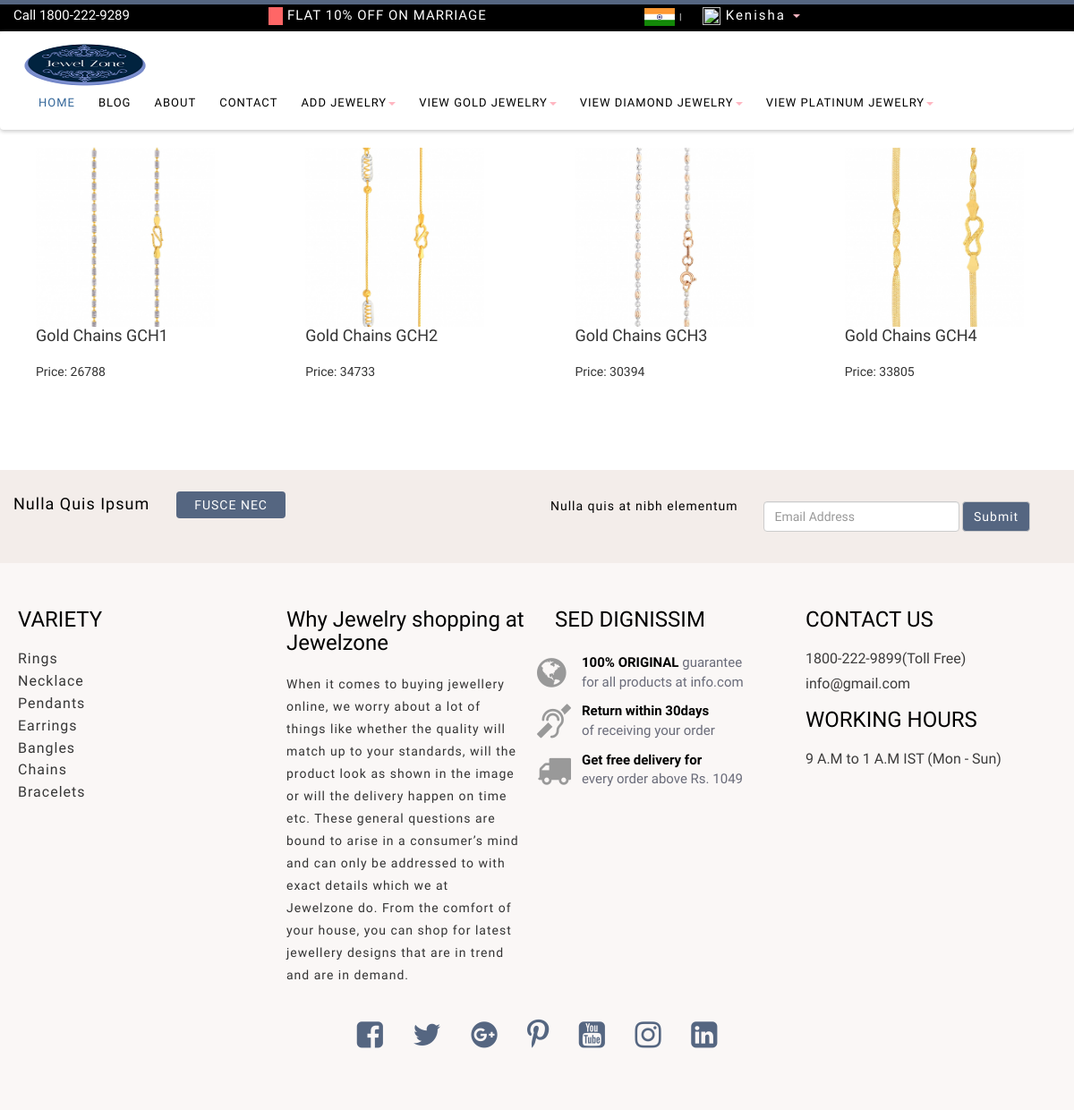
Page /view_gold_chains/ (signed in) on the committed database.
### jewelzone/models.py (models this page shows, shortened)
class User(models.Model):
    fname = models.CharField(max_length=50)
    lname = models.CharField(max_length=50)
    email = models.CharField(max_length=50)
    mobile = models.CharField(max_length=50)
    password = models.CharField(max_length=50)
    cpassword = models.CharField(max_length=50)
    usertype = models.CharField(max_length=50,default="user")
    user_image = models.ImageField(upload_to='user_image/',default='')

class Gold_jewelry(models.Model):
    CHOICES = (
        ("rings",'rings'),
        ("necklace",'necklace'),
        ("earrings",'earrings'),
        ("pendants",'pendants'),
        ("bangles",'bangles'),
        ("bracelet",'bracelet'),
        ("chains",'chains'),
    )
    METAL_COLOUR = (
        ("yellow",'yellow'),
        ("rose",'rose'),
        ("two_tone",'two_tone'),
    )
    GENDER = (
        ("men",'men'),
        ("women",'women'),
    )
    gold_category = models.CharField(max_length=50,choices=CHOICES,default="")
    gold_name = models.CharField(max_length=40)
    gold_des_code = models.CharField(max_length=10)
    gold_price = models.CharField(max_length=10)
    gold_gross = models.CharField(max_length=10)
    gold_net = models.CharField(max_length=10)
    gold_stone_wt = models.CharField(max_length=10,default="")
    gold_gender = models.CharField(max_length=20,choices=GENDER)
    gold_metal_colour = models.CharField(max_length=50,choices=METAL_COLOUR)
    gold_purity = models.CharField(max_length=10,default="22KT (916)")
    gold_certification = models.CharField(max_length=20,default="BIS Hallmark 916")
    gold_stock = models.CharField(max_length=20,default="Available")
    gold_image = models.ImageField(upload_to='gold_jewelry',default="")
    user = models.ForeignKey(User,on_delete=models.CASCADE,default="",null=True,blank=True)

### jewelzone/views.py (the view)
# urls.py: path('view_gold_chains/',views.view_gold_chains,name='view_gold_chains'),
def view_gold_chains(request):
    user = User.objects.get(email=request.session['email'])
    goldjew = Gold_jewelry.objects.filter(user=user,gold_category="chains")
    return render(request,'gold/view_gold_chains.html',{'goldjew':goldjew})

### jewelzone/templates/gold/view_gold_chains.html (shortened to what this page needs)
{% extends 'seller_header.html' %}
{% load static %}
{% block content %}
<!DOCTYPE html>
<html lang="en">
<head>
    <link href="{% static 'css/bootstrap.min.css' %}" rel="stylesheet">
	<link href="{% static 'css/global.css' %}" rel="stylesheet">
	<link href="{% static 'css/index.css' %}" rel="stylesheet">
	<link href="{% static 'css/about.css' %}" rel="stylesheet">
	<link href="{% static 'css/shop.css' %}" rel="stylesheet">
	<link href="{% static 'css/contact.css' %}" rel="stylesheet">
	<link href="{% static 'css/blog.css' %}" rel="stylesheet">
	<link href="{% static 'css/detail.css' %}" rel="stylesheet">
	<link href="{% static 'css/shop_detail.css' %}" rel="stylesheet">
	<link rel="stylesheet" type="text/css" href="{% static 'css/font-awesome.min.css' %}">
</head>
<body>
<br>
        <div class="row" style="margin-left: 10px;">
            {% for gc in goldjew %}
            <div id="box" class="col-sm-3">
                <div class="container">
                    <div class="card">
                        <a href="{% url 'gold_product_detail' pk=gc.pk %}"><img class="card-img-top" src="{{gc.gold_image.url}}" alt="Card image" width="200px" height="200px"></a>
                        <div class="card-body">
                            <h4 class="card-title">{{gc.gold_name}}</h4><br>
                            <p class="card-text">Price: {{gc.gold_price}}</p><br>
                        </div>
                    </div>
                </div>
            </div>
            {% endfor %}
        </div>
        <br><br><br><br>
    {% include 'footer.html' %}
</body>
</html>
{% endblock %}

### jewelzone/templates/seller_header.html (shortened to what this page needs)
{% load static %}
<!DOCTYPE html>
<html lang="en">
<head>
	<link href="{% static 'css/bootstrap.min.css' %}" rel="stylesheet">
	<link href="{% static 'css/global.css' %}" rel="stylesheet">
	<link href="{% static 'css/index.css' %}" rel="stylesheet">
	<link href="{% static 'css/about.css' %}" rel="stylesheet">
	<link href="{% static 'css/shop.css' %}" rel="stylesheet">
	<link href="{% static 'css/contact.css' %}" rel="stylesheet">
	<link href="{% static 'css/blog.css' %}" rel="stylesheet">
	<link href="{% static 'css/detail.css' %}" rel="stylesheet">
	<link href="{% static 'css/shop_detail.css' %}" rel="stylesheet">
	<link rel="stylesheet" type="text/css" href="{% static 'css/font-awesome.min.css' %}">
</head>
<body>
	<section id="header" class="clearfix" style="background-color: black;">
		<div class="container">
			<div class="row">
				<div class="header_top clearfix">
					<div class="col-sm-3 header_top_left clearfix">
						<div class="header_top_left_inner clearfix" >
							<p><a href="#" style="font-size: 15px;">Call 1800-222-9289</a></p>
						</div>
					</div>
					<div class="col-sm-4 header_top_middle clearfix">
						<div class="header_top_middle_inner clearfix">
							<p><a href="#" style="font-size: 15px;"><span class="trouble_1"></span>FLAT 10% OFF ON MARRIAGE</a></p>
						</div>
					</div>
					<div class="col-sm-5 header_top_right clearfix">
						<div class="header_top_right_inner clearfix">
							<ul>
								<li><a href="#"><img src="{% static 'img/1.png' %}"></a><span class="trouble_2">|</span>
								</li>
								<li class="dropdown" style="margin-left: 15px;">
									<a class="tag_menu" href="#" data-toggle="dropdown" role="button"
										aria-expanded="false" style="font-size: 15px;"><img src="{{user.user_image.url}}" height="20px" width="20px"> {{request.session.fname}} <span class="caret"></span></a>
								</li>
							</ul>
						</div>
					</div>
				</div>
			</div>
		</div>
	</section>
	<section id="header_2" class="cd-secondary-nav">
		<nav class="navbar navbar-default">
			<div class="container-fluid">
				<div class="navbar-header page-scroll">
					<a class="navbar-brand" href="index.html"><img src="{% static 'img/2.png' %}"
							style="width: 150px; height: 75px;"></a>
				</div>
				<div class="collapse navbar-collapse" id="bs-example-navbar-collapse-1">
					<ul class="nav navbar-nav">
						<li>
							<a class="tag_menu active_tab" href="{% url 'seller_index' %}">HOME</a>
						</li>
						<li>
                        	<a class="tag_menu" href="{% url 'blog' %}">BLOG</a>
                    	</li>
						<li>
                        <a class="tag_menu" href="{% url 'about' %}">ABOUT</a>
                   		 </li>
					 <li>
                        <a class="tag_menu" href="{% url 'contact' %}">CONTACT</a>
                    </li>
					<li class="dropdown">
						<a class="tag_menu" href="#" data-toggle="dropdown" role="button"
							aria-expanded="false">ADD JEWELRY<span class="caret"></span></a>
					</li>
                        <li class="dropdown">
							<a class="tag_menu" href="#" data-toggle="dropdown" role="button"
								aria-expanded="false">VIEW GOLD JEWELRY<span class="caret"></span></a>
                        </li>
                        <li class="dropdown">
							<a class="tag_menu" href="#" data-toggle="dropdown" role="button"
								aria-expanded="false">VIEW DIAMOND JEWELRY<span class="caret"></span></a>
						</li>
						<li class="dropdown">
							<a class="tag_menu" href="#" data-toggle="dropdown" role="button"
								aria-expanded="false">VIEW PLATINUM JEWELRY<span class="caret"></span></a>
						</li>
					</ul>
				</div>
			</div>
		</nav>
	</section>
  {% block content %}
  {% endblock %}
  </body>
  </html>

### jewelzone/static/css/global.css (style rules this page uses)
body { font-family: 'Oswald', sans-serif }
h1,h2,h3,h4,h5,h6 { padding:0; margin:0; }
ul { padding:0; margin:0; list-style:none; }
p { padding:0; margin:0; }
.active_tab { color:#c08585!important; }
#header { background: #556681; border-top: 5px solid #556681; height:35px; padding-top:2px; }
.header_top_left_inner p a { font-size:14px; color:#FFFFFF; }
.header_top_middle { padding:0; margin:0; }
.header_top_middle_inner p a { font-size:14px; color:#FFFFFF; letter-spacing:1px; }
.header_top_middle_inner p .trouble_1 { padding:3px 8px; margin-right:10px; background:#FF6666; font-weight:600; font-size:12px; color:#FFFFFF; }
.header_top_right_inner ul li { display:inline-block; margin-left:5px; }
.header_top_right_inner ul li a { font-size:12px; color:#FFFFFF; letter-spacing:2px; }
.header_top_right_inner ul li .trouble_2 { margin-left:10px; margin-right:10px; color:#FFFFFF; font-size:10px; }
#header_2 .navbar-default { background-color: #fff; border: none!important; min-height: 75px; padding-bottom:10px; box-shadow: 0px 2px 4px #ccc; margin-bottom:0!important; }
#header_2 .navbar-brand { padding: 0px; margin-left:15px!important; }
#header_2 .navbar-nav { margin-left: 100px; margin-top: 10px; }
#header_2 .navbar-default .navbar-nav .active_tab { color:#336699!important; }
#header_2 .navbar-default .navbar-nav li .tag_menu { color: #000; font-size: 16px; letter-spacing: 1px; }
@media (min-width:961px) and (max-width:1200px) { .container { width: auto; } }
@media (min-width:961px) and (max-width:1200px) { .header_top_middle_inner p a { font-size: 11px; } }
@media (min-width:961px) and (max-width:1200px) { .header_top_middle_inner p .trouble_1 { margin-right: 5px; font-size: 12px; } }
@media (min-width:961px) and (max-width:1200px) { .header_top_right_inner ul li .trouble_2 { margin-left: 5px; margin-right: 5px; } }
@media (min-width:961px) and (max-width:1200px) { .header_top_right_inner ul li a { font-size: 10px; } }
@media (min-width:961px) and (max-width:1200px) { #header_2 .navbar-brand { margin-left: 5px!important; } }
@media (min-width:961px) and (max-width:1200px) { #header_2 .navbar-brand img { width:80%; } }
@media (min-width:961px) and (max-width:1200px) { #header_2 .navbar-nav { margin-left: 0px; } }
@media (min-width:961px) and (max-width:1200px) { #header_2 .navbar-default .navbar-nav li .tag_menu { font-size: 13px; padding:10px 13px; } }

### jewelzone/static/css/index.css (style rules this page uses)
body { font-family: 'Oswald', sans-serif }
h1,h2,h3,h4,h5,h6 { padding:0; margin:0; }
ul { padding:0; margin:0; list-style:none; }
p { padding:0; margin:0; }
.active_tab { color:#c08585!important; }

### jewelzone/static/css/about.css (style rules this page uses)
body { font-family: 'Oswald', sans-serif }
h1,h2,h3,h4,h5,h6 { padding:0; margin:0; }
ul { padding:0; margin:0; list-style:none; }
p { padding:0; margin:0; }
.active_tab { color:#c08585!important; }

### jewelzone/static/css/shop.css (style rules this page uses)
body { font-family: 'Oswald', sans-serif }
h1,h2,h3,h4,h5,h6 { padding:0; margin:0; }
ul { padding:0; margin:0; list-style:none; }
p { padding:0; margin:0; }
.active_tab { color:#c08585!important; }

### jewelzone/static/css/contact.css (style rules this page uses)
body { font-family: 'Oswald', sans-serif }
h1,h2,h3,h4,h5,h6 { padding:0; margin:0; }
ul { padding:0; margin:0; list-style:none; }
p { padding:0; margin:0; }
.active_tab { color:#c08585!important; }

### jewelzone/static/css/blog.css (style rules this page uses)
body { font-family: 'Oswald', sans-serif }
h1,h2,h3,h4,h5,h6 { padding:0; margin:0; }
ul { padding:0; margin:0; list-style:none; }
p { padding:0; margin:0; }
.active_tab { color:#c08585!important; }

### jewelzone/static/css/detail.css (style rules this page uses)
body { font-family: 'Oswald', sans-serif }
h1,h2,h3,h4,h5,h6 { padding:0; margin:0; }
ul { padding:0; margin:0; list-style:none; }
p { padding:0; margin:0; }
.active_tab { color:#c08585!important; }

### jewelzone/static/css/shop_detail.css (style rules this page uses)
body { font-family: 'Oswald', sans-serif }
h1,h2,h3,h4,h5,h6 { padding:0; margin:0; }
ul { padding:0; margin:0; list-style:none; }
p { padding:0; margin:0; }
.active_tab { color:#c08585!important; }
a:link { text-decoration:none; }

### jewelzone/templates/seller_header.html (style rules this page uses)
span { color: lightpink; }

### jewelzone/templates/gold/view_gold_chains.html (style rules this page uses)
span { color: lightpink; }

### rows in the picture
User: session.fname "Kenisha"
Gold_jewelry: gold_image (picture), gold_name "Gold Chains GCH1", gold_price "26788"
Gold_jewelry: gold_image (picture), gold_name "Gold Chains GCH2", gold_price "34733"
Gold_jewelry: gold_image (picture), gold_name "Gold Chains GCH3", gold_price "30394"
Gold_jewelry: gold_image (picture), gold_name "Gold Chains GCH4", gold_price "33805"
